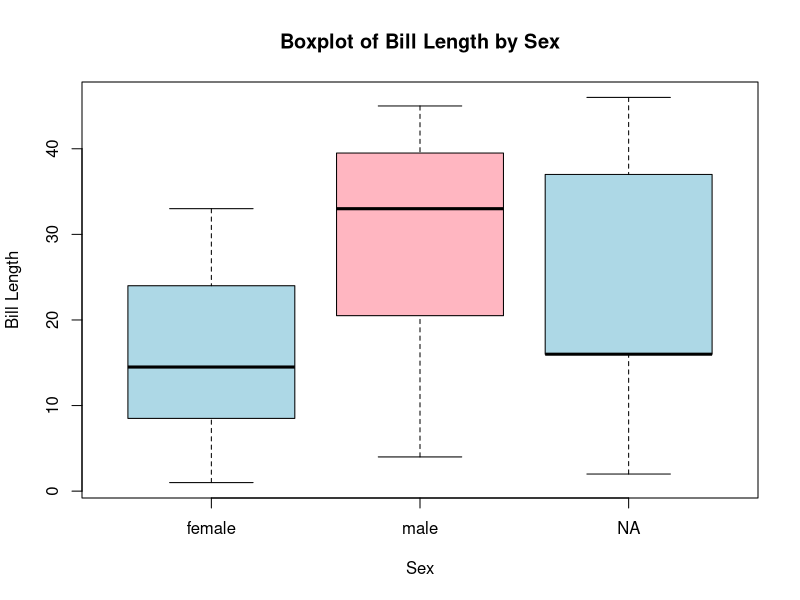
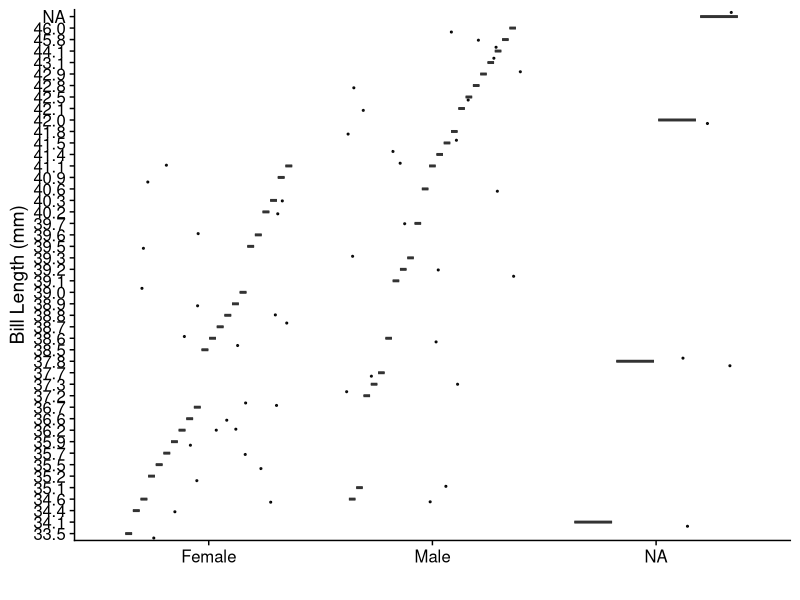

The R source for these figures, in order: (Note: this script raises an error after producing the figures.)
## ---- chunk 1
if (!require("conflicted")) install.packages("conflicted"); library(conflicted) # For dealing with conflicts
if (!require("tidyverse")) install.packages("tidyverse"); library(tidyverse) # For everything
conflict_prefer_all("dplyr", quiet = TRUE)
if (!require("cowplot")) install.packages("cowplot"); library(cowplot)
if (!require("conflicted")) install.packages("conflicted"); library(conflicted) # For dealing with conflicts
if (!require("tidyverse")) install.packages("tidyverse"); library(tidyverse) # For everything
conflict_prefer_all("dplyr", quiet = TRUE)
## ---- chunk 2
library(readxl)

torgersenpen <- read_excel("penguins.xlsx", sheet = "Torgersen Island")

torgersenpen <- as.data.frame(unclass(torgersenpen), stringsAsFactors=TRUE)

## ---- chunk 3
summary(torgersenpen)
## ---- chunk 4
torgersenpen
## ---- chunk 5
boxplot(bill_length_mm ~ sex, data = torgersenpen,
        xlab = "Sex",
        ylab = "Bill Length",
        main = "Boxplot of Bill Length by Sex",
        col = c("lightblue", "lightpink"))

## ---- chunk 6
ggplot(torgersenpen) +
  aes(x = factor(sex), y = bill_length_mm) +
  geom_boxplot() +
  geom_jitter(color="black", size=0.4, alpha=0.9) +
  theme_cowplot() +
  ylab("Bill Length (mm)")+
  xlab(c(" "))+
  scale_x_discrete(labels=c("Female","Male"))

## ---- chunk 7
ggplot(torgersenpen) +
  aes(x = bill_length_mm) +
  geom_histogram(bins=100) +
  theme_cowplot()+
  xlab("Bill Length (mm)") + 
  ylab("Count")

## ---- chunk 8
ggplot(torgersenpen) +
  aes(x = bill_length_mm, color = sex, fill = sex) +
  geom_histogram(binwidth = 0.5, position = "dodge") +
  theme_cowplot()+
    xlab("Bill Length") + 
  ylab("Count")

## ---- chunk 9
ggplot(torgersenpen) +
  aes(x = bill_length_mm,  fill = sex) + 
  geom_density(alpha=.3) +
  theme_cowplot()+
  xlab("Bill Length (mm)") + 
  ylab("Count")
## ---- chunk 10
# Calculate means for bill length by sex
summary_data <- torgersenpen %>%
  group_by(sex) %>%
  summarize(mean_bill_length = mean(bill_length_mm, na.rm = TRUE))

# Create bar plot without error bars
ggplot(summary_data, aes(x = sex, y = mean_bill_length)) +
  geom_bar(stat = "identity", fill = "lightblue") +
  labs(title = "Mean Bill Length by Sex (Torgersen Penguins)",
       x = "Sex",
       y = "Mean Bill Length (mm)") +
  theme_cowplot()
## ---- chunk 11
# Calculate means and standard errors for bill length by sex
summary_data <- torgersenpen %>%
  group_by(sex) %>%
  summarize(mean_bill_length = mean(bill_length_mm, na.rm = TRUE),
            se_bill_length = sd(bill_length_mm, na.rm = TRUE) / sqrt(n()))

# Create bar plot with error bars
ggplot(summary_data, aes(x = sex, y = mean_bill_length)) +
  geom_bar(stat = "identity", fill = "lightblue") +
  geom_errorbar(aes(ymin = mean_bill_length - se_bill_length,
                    ymax = mean_bill_length + se_bill_length), 
                width = 0.2) +
  labs(title = "Bill Length by Sex (Torgersen Penguins)",
       x = "Sex",
       y = "Mean Bill Length (mm)") +
  theme_cowplot()
